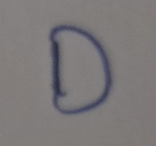
#> input picture Alphabet-Recognition-CNN/Images/d.png, 156 x 146 px, found by its file name
$ jupyter execute --allow-errors AlphabetRecognition.ipynb
#> lines starting #> are read from the running program, lines starting #| are printed output that depends on the picture; after the words box and inside, x2 and y2 are one past the last pixel; in counts of white or black regions, pixels touching at a corner belong together
<a href="https://colab.research.google.com/github/Naga-Aditya-Anand/Machine-Learning-Projects/blob/main/Alphabet-Recognition-CNN/AlphabetRecognition.ipynb" target="_parent"></a>

# Alphabet Recognition Using CNN

## Importing Libraries

[cell 1]
import numpy as np
import pandas as pd
import matplotlib.pyplot as plt
import tensorflow as tf
from tensorflow import keras
from tensorflow.keras.models import Sequential
from tensorflow.keras.layers import Dense,Dropout,Conv2D,MaxPooling2D,Flatten
import tensorflow_datasets as tfds

[cell 2]
import cv2

## Importing the Dataset

#> (a cell that did not finish here is left out)

[cell 4]
X_train,Y_train = [],[]
#> (the rest of this cell did not finish here and is left out)

[cell 5]
X_train,Y_train = np.array(X_train),np.array(Y_train)
#> (the rest of this cell did not finish here and is left out)

#> (a cell that did not finish here is left out)

[cell 7]
X_train = X_train.reshape(X_train.shape[0],28,28,1)
#> (the rest of this cell did not finish here and is left out)

#> (a cell that did not finish here is left out)

## Creating the CNN Model

#> (a cell that did not finish here is left out)

#> (a cell that did not finish here is left out)

## Training the Model

#> (a cell that did not finish here is left out)

#> (a cell that did not finish here is left out)

## Testing the Model on Test Cases

#> (a cell that did not finish here is left out)

## Testing the model on Real World Cases

[cell 14]
img = cv2.imread('d.png')
#> img is the input picture: shape (146, 156, 3); mean B, G, R 121.7, 121.1, 124.6
img = cv2.cvtColor(img,cv2.COLOR_RGB2GRAY)
#> img: shape (146, 156)
img = cv2.bitwise_not(img)
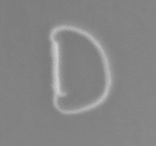
#> img: shape (146, 156); min 122, max 204, mean 133.5
_, thresh = cv2.threshold(img, 150, 255, cv2.THRESH_BINARY)
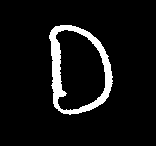
#> thresh: shape (146, 156); 7% white; 1 white region, box (x1, y1, x2, y2) and area: (49, 25, 113, 115) 1604
#thresh = cv2.adaptiveThreshold(img,255,cv2.ADAPTIVE_THRESH_GAUSSIAN_C,cv2.THRESH_BINARY,99,10)
img = cv2.resize(thresh,(28,28))
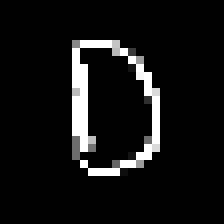
#> img: shape (28, 28) (shown 8 times larger); min 0, max 255, mean 18.7
img = img/255.0
img = img.reshape(1,28,28,1)

#> (the rest of this cell did not finish here and is left out)

$ run again, with Alphabet-Recognition-CNN/Images/i.png copied over Alphabet-Recognition-CNN/Images/d.png
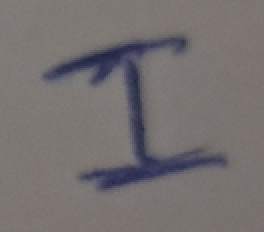
#> input picture Alphabet-Recognition-CNN/Images/i.png, 132 x 116 px, found by its file name (shown 2 times larger)
#> img is the input picture: shape (116, 132, 3); mean B, G, R 112.5, 112.3, 117.4
#> `_, thresh = cv2.threshold(img, 150, 255, cv2.THRESH_BINARY)`:
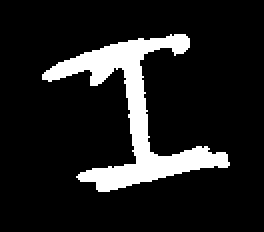
#> thresh: shape (116, 132) (shown 2 times larger); 12.5% white; 1 white region, box (x1, y1, x2, y2) and area: (21, 17, 115, 96) 1914
#> `img = cv2.resize(thresh,(28,28))`:
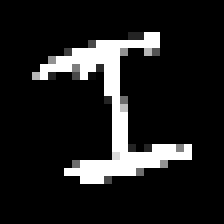
#> img: shape (28, 28) (shown 8 times larger); min 0, max 255, mean 31.4
